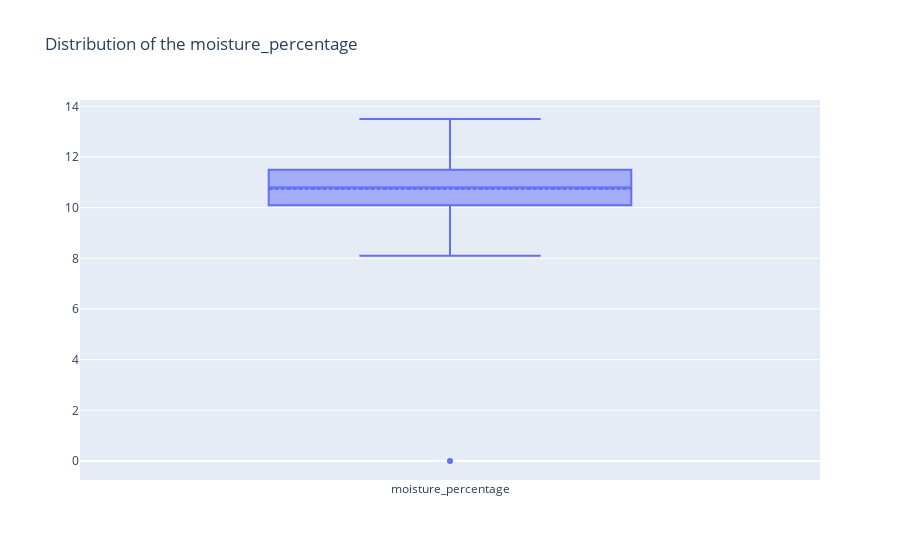

The notebook cell this image was saved under:
### Markdown cell above
2. 'moisture_percentage' outlier

### Code cell
plot_box(df, 'moisture_percentage')

### Figure 1 — Plotly figure (JSON) as saved in the notebook; plotly's stock layout.template omitted (floating-point values rounded to 4 significant figures; data arrays with more than 128 entries replaced by an {"elided": "..."} marker saying what was removed)
{"data": [{"boxmean": true, "name": "moisture_percentage", "type": "box", "y": {"elided": "207 float values"}}], "layout": {"title": {"text": "Distribution of the moisture_percentage"}}}
